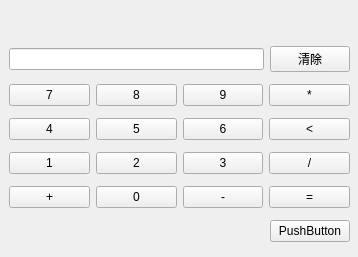
<?xml version="1.0" encoding="UTF-8"?>
<ui version="4.0">
 <class>Form</class>
 <widget class="QWidget" name="Form">
  <property name="geometry">
   <rect>
    <x>0</x>
    <y>0</y>
    <width>358</width>
    <height>257</height>
   </rect>
  </property>
  <property name="windowTitle">
   <string>Form</string>
  </property>
  <widget class="QWidget" name="verticalLayoutWidget">
   <property name="geometry">
    <rect>
     <x>9</x>
     <y>40</y>
     <width>341</width>
     <height>211</height>
    </rect>
   </property>
   <layout class="QVBoxLayout" name="verticalLayout">
    <item>
     <layout class="QHBoxLayout" name="horizontalLayout_3">
      <item>
       <widget class="QLineEdit" name="lineEdit"/>
      </item>
      <item>
       <widget class="QPushButton" name="pushButton">
        <property name="text">
         <string>清除</string>
        </property>
       </widget>
      </item>
     </layout>
    </item>
    <item>
     <layout class="QHBoxLayout" name="horizontalLayout">
      <item>
       <widget class="QPushButton" name="pushButton_4">
        <property name="text">
         <string>7</string>
        </property>
       </widget>
      </item>
      <item>
       <widget class="QPushButton" name="pushButton_5">
        <property name="text">
         <string>8</string>
        </property>
       </widget>
      </item>
      <item>
       <widget class="QPushButton" name="pushButton_6">
        <property name="text">
         <string>9</string>
        </property>
       </widget>
      </item>
      <item>
       <widget class="QPushButton" name="pushButton_2">
        <property name="text">
         <string>*</string>
        </property>
       </widget>
      </item>
     </layout>
    </item>
    <item>
     <layout class="QHBoxLayout" name="horizontalLayout_5">
      <item>
       <widget class="QPushButton" name="pushButton_11">
        <property name="text">
         <string>4</string>
        </property>
       </widget>
      </item>
      <item>
       <widget class="QPushButton" name="pushButton_12">
        <property name="text">
         <string>5</string>
        </property>
       </widget>
      </item>
      <item>
       <widget class="QPushButton" name="pushButton_13">
        <property name="text">
         <string>6</string>
        </property>
       </widget>
      </item>
      <item>
       <widget class="QPushButton" name="pushButton_14">
        <property name="text">
         <string>&lt;</string>
        </property>
       </widget>
      </item>
     </layout>
    </item>
    <item>
     <layout class="QHBoxLayout" name="horizontalLayout_4">
      <item>
       <widget class="QPushButton" name="pushButton_7">
        <property name="text">
         <string>1</string>
        </property>
       </widget>
      </item>
      <item>
       <widget class="QPushButton" name="pushButton_8">
        <property name="text">
         <string>2</string>
        </property>
       </widget>
      </item>
      <item>
       <widget class="QPushButton" name="pushButton_9">
        <property name="text">
         <string>3</string>
        </property>
       </widget>
      </item>
      <item>
       <widget class="QPushButton" name="pushButton_10">
        <property name="text">
         <string>/</string>
        </property>
       </widget>
      </item>
     </layout>
    </item>
    <item>
     <layout class="QHBoxLayout" name="horizontalLayout_6">
      <item>
       <widget class="QPushButton" name="pushButton_15">
        <property name="text">
         <string>+</string>
        </property>
       </widget>
      </item>
      <item>
       <widget class="QPushButton" name="pushButton_16">
        <property name="text">
         <string>0</string>
        </property>
       </widget>
      </item>
      <item>
       <widget class="QPushButton" name="pushButton_17">
        <property name="text">
         <string>-</string>
        </property>
       </widget>
      </item>
      <item>
       <widget class="QPushButton" name="pushButton_18">
        <property name="text">
         <string>=</string>
        </property>
       </widget>
      </item>
     </layout>
    </item>
    <item>
     <layout class="QHBoxLayout" name="horizontalLayout_2">
      <item>
       <spacer name="horizontalSpacer_2">
        <property name="orientation">
         <enum>Qt::Horizontal</enum>
        </property>
        <property name="sizeHint" stdset="0">
         <size>
          <width>40</width>
          <height>20</height>
         </size>
        </property>
       </spacer>
      </item>
      <item>
       <widget class="QPushButton" name="pushButton_3">
        <property name="text">
         <string>PushButton</string>
        </property>
       </widget>
      </item>
     </layout>
    </item>
   </layout>
  </widget>
 </widget>
 <resources/>
 <connections/>
</ui>
